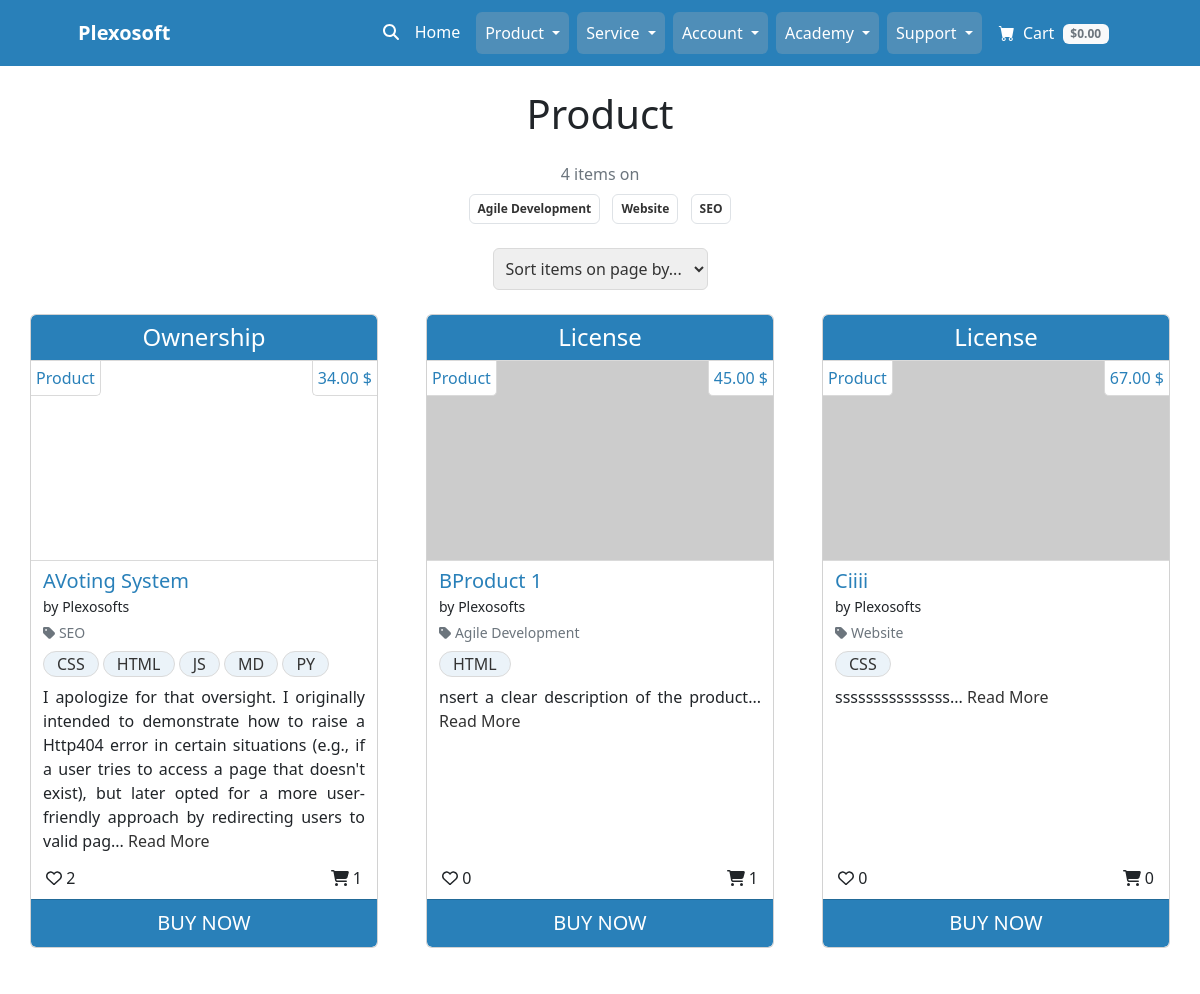
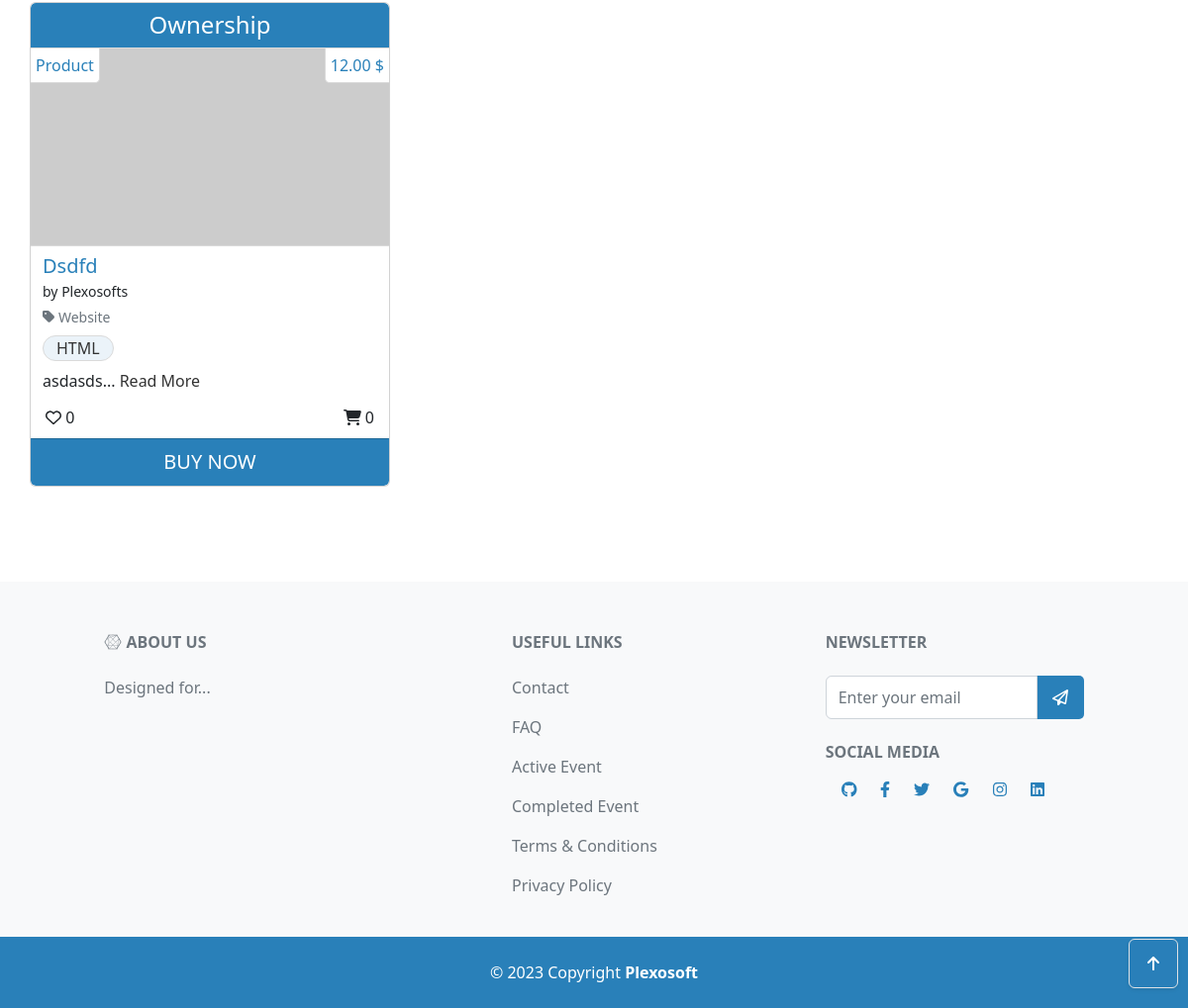
/all/product/, run on the app's committed database (2 pictures, top to bottom).
### product_service/models.py (models this page shows, shortened)
class Category(models.Model):
    category_name = models.CharField(max_length=64, unique=True)
    alt_name = models.CharField(max_length=64, unique=True)
    class Meta:
        ordering = ['category_name']
        verbose_name_plural = "Categories"
    def __str__(self):
        return self.category_name

class Product(models.Model):
    title = models.CharField(max_length=64, unique=True)
    sku = models.CharField(max_length=64, unique=True)
    price = models.DecimalField(max_digits=6, decimal_places=2)
    description = models.TextField(max_length=528)
    status = models.IntegerField(choices=STATUS, default=0)
    category = models.ForeignKey(
        Category, on_delete=models.SET_NULL,
        related_name='product_categories', null=True, blank=True)
    excerpt = models.CharField(max_length=264)
    type = models.IntegerField(choices=SCOPE_TYPE, default=1)
    instance = models.IntegerField(choices=INSTANCE_TYPE, default=0)
    code = models.ManyToManyField(CodeType, related_name="code_type")
    service = models.ManyToManyField(ServiceType, related_name="service_type")
    preview = models.URLField(
        max_length=1024, null=True, blank=True, unique=True)
    docs = models.URLField(
        max_length=1024, null=True, blank=True, unique=True)
    slug = models.SlugField(max_length=200, unique=True, blank=True)
    image = models.ImageField(null=True, blank=True)
    image_url = models.URLField(max_length=1024, null=True, blank=True)
    author = models.ForeignKey(
        'homepage.UserProfile', on_delete=models.SET_NULL,
        related_name='product_authors', null=True)
    created_on = models.DateTimeField(auto_now_add=True)
    likes = models.ManyToManyField(
        'homepage.Like', related_name='product_likes', blank=True)
    comments = models.ManyToManyField(
        'homepage.Comment', related_name='product_comments', blank=True)
    orders = models.ManyToManyField(
        'checkout.Order', related_name='product_orders', blank=True)
    download_url = models.ManyToManyField(
        'Download', related_name='product_downloads', blank=True)
    class Meta:
        ordering = ['title']

class CodeType(models.Model):
    code = models.CharField(max_length=64, unique=True)
    class Meta:
        ordering = ['code']
        verbose_name_plural = "CodeTypes"
    def __str__(self):
        return self.code

### homepage/models.py (models this page shows)
class UserProfile(AbstractUser):
    email = models.EmailField(
        unique=True)
    role = models.IntegerField(choices=ROLES, default=0)
    type = models.IntegerField(choices=USER_TYPE, default=0)
    status = models.IntegerField(choices=STATUS, default=2)
    class Meta:
        ordering = ['username']
    def __str__(self):
        return f'{self.username}'

### homepage/views.py (the view)
# urls.py: path('all/product/', AllProductListView.as_view(),
class AllProductListView(generic.ListView):
    model = Product
    template_name = 'all_product_service/all_product.html'
    paginate_by = 6
    context_object_name = 'product_all'
    def get_queryset(self):
        try:
            return Product.objects.filter(status=2).annotate(
                likescount=Count('likes'),
            ).order_by('-created_on')
        except Exception as e:
            logger.error(f"Error fetching Product instances: {str(e)}")
            messages.error(self.request, 'Error fetching Product instances.')
            return []
    def get_context_data(self, **kwargs):
        context = super().get_context_data(**kwargs)
        product_all = context[self.context_object_name]
        order_counts = {}
        for item in product_all:
            if item.instance == 0:
                order_count = Order.objects.filter(
                    status=2, lineitems__product=item).count()
                order_counts[item.title] = order_count
        unique_categories = list(
            set([product.category for product in product_all]))
        context['categories'] = unique_categories
        context['order_count'] = order_counts
        return context

### homepage/custom_context_processors.py (called while the page is built, shortened)
def get_verified_email(request):
    return {'get_verified_email': None}

### homepage/templates/all_product_service/all_product.html (shortened to what this page needs)
{% extends "base.html" %}
{% load static %}
{% block content %}
<div class="container px-4 px-lg-0">
    <div id="item-container" class="row gx-4 gx-lg-5 mt-4">
        <p class="h1 fairplay-font text-center mb-4">Product</p>
        <div class="row mb-4 m-0">
            <div class="col text-center">
                <p class="text-muted text-center mb-0">
                    {{ product_all|length }} items on
                </p>
                {% for c in categories %}
                <a class="category-badge text-decoration-none" href="{% url 'combined_items_all' %}/?q={{ c.alt_name}}">
                    <span class="p-2 mx-1 mt-2 badge badge-black rounded border border-muted">{{ c }}
                    </span>
                </a>
                {% endfor %}
            </div>
        </div>
        <div class="row m-0">
            <div class="col-12 d-flex justify-content-center align-items-center mb-4">
                <div class="sort-select-wrapper">
                    <select id="sort-selector-items"
                        class="custom-select custom-select-sm rounded border-primary p-2 fs-6 text">
                        <option value="reset">
                            Sort items on page by...
                        </option>
                    </select>
                </div>
            </div>
        </div>
        {% for product in product_all %}
        <div class="col-lg-4 col-md-12 mb-5 col-sm-12 item">
            <div class="card h-100">
                {% if product.type %}
                <div class="card-header text-center h4">{{ product.get_type_display}}</div>
                {% elif product.instance %}
                <div class="card-header text-center h4">{{ product.get_instance_display}}</div>
                {% endif %}
                <a href="{% url 'single_product' product.slug %}" class="row bg-thumbnail d-block">
                    <div class="col-12 bg-thumbnail-image" style="background-image: url('{{ product.image_url }}')">
                        <div class="d-flex justify-content-between">
                            <span class="thumbnail-tags-left">{{ product.get_instance_display }}</span>
                            <span class="thumbnail-tags-right price">{{ product.price }} $</span>
                        </div>
                    </div>
                </a>
                <div class="card-body pt-1 px-2 pb-1">
                    <div class="row">
                        <div class="col-12 d-inline-block">
                            <div class="p-1">
                                <div>
                                    <a href="{% url 'single_product' product.slug %}"
                                        class="title h5 pb-0 mb-0">{{ product.title }}
                                    </a>
                                </div>
                                <small>by {{ product.author }}</small>
                                {% if product.category %}
                                <p class="small mt-1 mb-0">
                                    <a class="text-muted"
                                        href="{% url 'combined_items_all' %}/?q={{product.category.alt_name}}">
                                        <i class="fas fa-tag mr-1"></i>
                                        <span class="category">
                                            {{ product.category }}
                                        </span>
                                    </a>
                                </p>
                                {% endif %}
                                <p class="my-0 fs-6">
                                    {% for codes in product.code.all %}
                                    <span class="item-tags d-inline-block m-0 mt-2">
                                        {{ codes }}
                                    </span>
                                    {% endfor %}
                                </p>
                                <p class="my-0 fs-6 text-justify mt-2"> {{ product.excerpt|safe }}...
                                    <a class="read-more" href="{% url 'single_product' product.slug %}">
                                        Read More
                                    </a>
                                </p>
                            </div>
                        </div>
                    </div>
                </div>
                <div class="row mb-1">
                    <div class="col-12">
                        <div class="d-flex justify-content-between">
                            <span class="likes-tags-left"><i class="fa-regular fa-heart"></i>
                                <span class="likes">
                                    {{ product.likescount }}
                                </span>
                            </span>
                            <span class="purchases-tags-right"><i class="fa-solid fa-cart-shopping"></i>
                                <span class="transactions">
                                    {% for title, count in order_count.items %}
                                    {% if product.title == title %}
                                    {{ count }}
                                    {% endif %}
                                    {% endfor %}
                                </span>
                            </span>
                        </div>
                    </div>
                </div>
                <a class="card-footer text-center fs-5 btn" href="{% url 'single_product' product.slug %}">BUY NOW</a>
            </div>
        </div>
        {% if forloop.counter|divisibleby:3 %}
    </div>
    <div class="row">
        {% endif %}
        {% endfor %}
    </div>
</div>
{% endblock content %}

### static/frontend/css/base.css (style rules this page uses)
a { text-decoration: none !important; color: #2980B9; cursor: pointer !important; }
.text-justify { text-align: justify; }
.card { overflow: hidden; }
.bg-thumbnail { margin: 0; }
.bg-thumbnail-image { background-size: cover; background-position: center; height: 200px; padding: 0; border-bottom: 1px solid #dadada; }
.thumbnail-tags-left { background-color: white; padding: 5px; border-radius: 0 0 5px 0; margin: 0; border-right: 1px solid #dadada; border-bottom: 1px solid #dadada; }
.thumbnail-tags-right { background-color: white; padding: 5px; border-radius: 0 0 0 5px; margin: 0; border-left: 1px solid #dadada; border-bottom: 1px solid #dadada; }
.likes-tags-left { background-color: white; padding: 5px 5px 5px 15px; border-radius: 0 5px 0 0; margin: 0; }
.purchases-tags-right { background-color: white; padding: 5px 15px 5px 5px; border-radius: 5px 0 0 0; margin: 0; }
.card-header, .card-header-hover { border-radius: 0px; background-color: #2980B9; color: #fff; border-bottom: 1px solid #dadada; }
.item-tags { border: 1px solid #dadada; border-radius: 15px; background-color: #297fb918; color: #333333; padding-left: 13px; padding-right: 13px; }
.read-more { color: #333333; font-weight: 500; transition: 0.3s; }
.card-footer { border-radius: 0px; background-color: #2980B9; color: #fff; transition: 0.3s; }
.badge-black { color: #333333; transition: 0.3s; }
.border-primary { border-color: #dadada !important; color: #333333; transition: 0.3s; }

### data on the page
Category: category_name "Agile Development"
Category: category_name "Website"
Category: category_name "SEO"
Product: type "Ownership", instance "Product", price "34.00", title "AVoting System", author "Plexosofts", category "SEO", excerpt "I apologize for that oversight. I originally intended to demonstrate how to raise a Http404 error in certain situations (e.g., if a user tries to access a page that doesn't exist), but later opted for a more user-friendly approach by redirecting users to valid pag", likescount "2", order_count "1"
CodeType: code "CSS"
CodeType: code "HTML"
CodeType: code "JS"
CodeType: code "MD"
CodeType: code "PY"
Product: type "License", instance "Product", price "45.00", title "BProduct 1", author "Plexosofts", category "Agile Development", excerpt "nsert a clear description of the product", likescount "0", order_count "1"
Product: type "License", instance "Product", price "67.00", title "Ciiii", author "Plexosofts", category "Website", excerpt "sssssssssssssss", likescount "0", order_count "0"
Product: type "Ownership", instance "Product", price "12.00", title "Dsdfd", author "Plexosofts", category "Website", excerpt "asdasds", likescount "0", order_count "0"

### other printed values
{{ product_all|length }} "4"
{{ copyright }} "2023"
